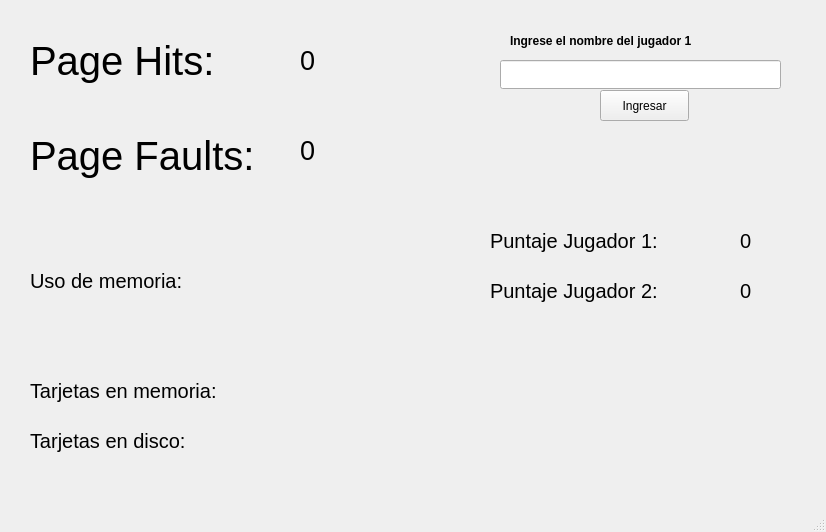
<?xml version="1.0" encoding="UTF-8"?>
<ui version="4.0">
 <class>Server</class>
 <widget class="QMainWindow" name="Server">
  <property name="geometry">
   <rect>
    <x>0</x>
    <y>0</y>
    <width>826</width>
    <height>532</height>
   </rect>
  </property>
  <property name="windowTitle">
   <string>Server</string>
  </property>
  <widget class="QWidget" name="centralwidget">
   <widget class="QLabel" name="label_2">
    <property name="geometry">
     <rect>
      <x>30</x>
      <y>120</y>
      <width>381</width>
      <height>71</height>
     </rect>
    </property>
    <property name="font">
     <font>
      <pointsize>30</pointsize>
     </font>
    </property>
    <property name="text">
     <string>Page Faults:</string>
    </property>
   </widget>
   <widget class="QLabel" name="labe_faults">
    <property name="geometry">
     <rect>
      <x>300</x>
      <y>110</y>
      <width>221</width>
      <height>81</height>
     </rect>
    </property>
    <property name="font">
     <font>
      <pointsize>20</pointsize>
     </font>
    </property>
    <property name="text">
     <string>0</string>
    </property>
   </widget>
   <widget class="QLabel" name="label_hits">
    <property name="geometry">
     <rect>
      <x>300</x>
      <y>20</y>
      <width>221</width>
      <height>81</height>
     </rect>
    </property>
    <property name="font">
     <font>
      <pointsize>20</pointsize>
     </font>
    </property>
    <property name="text">
     <string>0</string>
    </property>
   </widget>
   <widget class="QLabel" name="label">
    <property name="geometry">
     <rect>
      <x>30</x>
      <y>10</y>
      <width>341</width>
      <height>101</height>
     </rect>
    </property>
    <property name="font">
     <font>
      <pointsize>30</pointsize>
     </font>
    </property>
    <property name="text">
     <string>Page Hits:</string>
    </property>
   </widget>
   <widget class="QLabel" name="label_3">
    <property name="geometry">
     <rect>
      <x>30</x>
      <y>370</y>
      <width>241</width>
      <height>41</height>
     </rect>
    </property>
    <property name="font">
     <font>
      <pointsize>15</pointsize>
     </font>
    </property>
    <property name="text">
     <string>Tarjetas en memoria:</string>
    </property>
   </widget>
   <widget class="QLabel" name="Tarjetas_memoria">
    <property name="geometry">
     <rect>
      <x>270</x>
      <y>370</y>
      <width>541</width>
      <height>41</height>
     </rect>
    </property>
    <property name="font">
     <font>
      <pointsize>15</pointsize>
     </font>
    </property>
    <property name="text">
     <string/>
    </property>
   </widget>
   <widget class="QLabel" name="Tarjetas_disco">
    <property name="geometry">
     <rect>
      <x>270</x>
      <y>420</y>
      <width>541</width>
      <height>41</height>
     </rect>
    </property>
    <property name="font">
     <font>
      <pointsize>15</pointsize>
     </font>
    </property>
    <property name="text">
     <string/>
    </property>
   </widget>
   <widget class="QLabel" name="label_4">
    <property name="geometry">
     <rect>
      <x>30</x>
      <y>420</y>
      <width>241</width>
      <height>41</height>
     </rect>
    </property>
    <property name="font">
     <font>
      <pointsize>15</pointsize>
     </font>
    </property>
    <property name="text">
     <string>Tarjetas en disco:</string>
    </property>
   </widget>
   <widget class="QLabel" name="label_5">
    <property name="geometry">
     <rect>
      <x>30</x>
      <y>260</y>
      <width>211</width>
      <height>41</height>
     </rect>
    </property>
    <property name="font">
     <font>
      <pointsize>15</pointsize>
     </font>
    </property>
    <property name="text">
     <string>Uso de memoria: </string>
    </property>
   </widget>
   <widget class="QLabel" name="Memory_usage">
    <property name="geometry">
     <rect>
      <x>230</x>
      <y>260</y>
      <width>241</width>
      <height>41</height>
     </rect>
    </property>
    <property name="font">
     <font>
      <pointsize>15</pointsize>
     </font>
    </property>
    <property name="text">
     <string/>
    </property>
   </widget>
   <widget class="QLabel" name="label_6">
    <property name="geometry">
     <rect>
      <x>490</x>
      <y>220</y>
      <width>211</width>
      <height>41</height>
     </rect>
    </property>
    <property name="font">
     <font>
      <pointsize>15</pointsize>
     </font>
    </property>
    <property name="text">
     <string>Puntaje Jugador 1:</string>
    </property>
   </widget>
   <widget class="QLabel" name="label_7">
    <property name="geometry">
     <rect>
      <x>490</x>
      <y>270</y>
      <width>211</width>
      <height>41</height>
     </rect>
    </property>
    <property name="font">
     <font>
      <pointsize>15</pointsize>
     </font>
    </property>
    <property name="text">
     <string>Puntaje Jugador 2:</string>
    </property>
   </widget>
   <widget class="QLabel" name="puntaje1">
    <property name="geometry">
     <rect>
      <x>740</x>
      <y>220</y>
      <width>91</width>
      <height>41</height>
     </rect>
    </property>
    <property name="font">
     <font>
      <pointsize>15</pointsize>
     </font>
    </property>
    <property name="text">
     <string>0</string>
    </property>
   </widget>
   <widget class="QLabel" name="puntaje2">
    <property name="geometry">
     <rect>
      <x>740</x>
      <y>270</y>
      <width>91</width>
      <height>41</height>
     </rect>
    </property>
    <property name="font">
     <font>
      <pointsize>15</pointsize>
     </font>
    </property>
    <property name="text">
     <string>0</string>
    </property>
   </widget>
   <widget class="QLabel" name="label_8">
    <property name="geometry">
     <rect>
      <x>510</x>
      <y>30</y>
      <width>271</width>
      <height>22</height>
     </rect>
    </property>
    <property name="font">
     <font>
      <bold>true</bold>
     </font>
    </property>
    <property name="text">
     <string>Ingrese el nombre del jugador 1</string>
    </property>
   </widget>
   <widget class="QPushButton" name="ingresar_nombre">
    <property name="geometry">
     <rect>
      <x>600</x>
      <y>90</y>
      <width>89</width>
      <height>31</height>
     </rect>
    </property>
    <property name="text">
     <string>Ingresar</string>
    </property>
   </widget>
   <widget class="QLineEdit" name="lineEdit">
    <property name="geometry">
     <rect>
      <x>500</x>
      <y>60</y>
      <width>281</width>
      <height>29</height>
     </rect>
    </property>
   </widget>
  </widget>
  <widget class="QMenuBar" name="menubar">
   <property name="geometry">
    <rect>
     <x>0</x>
     <y>0</y>
     <width>826</width>
     <height>27</height>
    </rect>
   </property>
  </widget>
  <widget class="QStatusBar" name="statusbar"/>
 </widget>
 <resources/>
 <connections/>
</ui>
